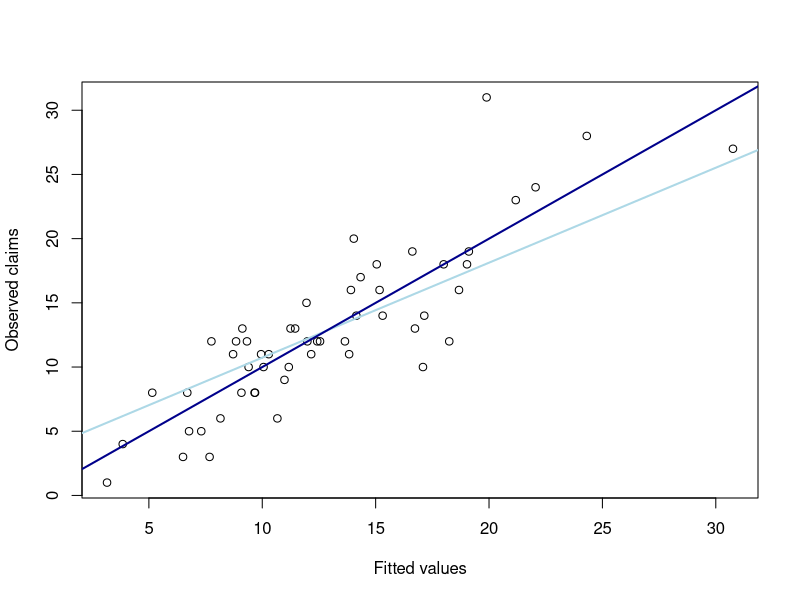

Recreate this plot in R.
## ---- eval=FALSE---------------------------------------------------------
## n <- scan(n = 54)
## 1  8 10  8  5 11 14 12 11 10  5 12 13 12 15 13 12 24
## 12 11  6  8 16 19 28 11 14  4 12  8 18  3 17  6 11 18
## 12  3 10 18 10 13 12 31 16 16 13 14  8 19 20  9 23 27
## 
## expo <- scan(n = 54) * 7
## 10 22 30 11 15 20 25 25 23 28 19 22 19 21 19 16 18 29
## 25 18 20 13 26 21 27 14 16 11 23 26 29 13 26 13 17 27
## 20 18 20 29 27 24 23 26 18 25 17 29 11 24 16 11 22 29
## 
## n
## expo

## ---- echo=FALSE---------------------------------------------------------
n <- scan(textConnection("
1  8 10  8  5 11 14 12 11 10  5 12 13 12 15 13 12 24
12 11  6  8 16 19 28 11 14  4 12  8 18  3 17  6 11 18
12  3 10 18 10 13 12 31 16 16 13 14  8 19 20  9 23 27"));

expo <- scan(textConnection(" 
10 22 30 11 15 20 25 25 23 28 19 22 19 21 19 16 18 29
25 18 20 13 26 21 27 14 16 11 23 26 29 13 26 13 17 27
20 18 20 29 27 24 23 26 18 25 17 29 11 24 16 11 22 29")) * 7;

n
expo

## ------------------------------------------------------------------------
sex <- as.factor(rep(1:2, each=27, len=54))
region <- as.factor(rep(1:3, each=9, len=54))
type <- as.factor(rep(1:3, each=3, len=54))
job <- as.factor(rep(1:3, each=1, len=54))
sex
region
type
job

## ------------------------------------------------------------------------
g1 <- glm(n ~ sex + region + type + job + offset(log(expo)), fam = poisson(link = log))

## ------------------------------------------------------------------------
summary(g1)

## ------------------------------------------------------------------------
names(g1)
g1$coef

## ------------------------------------------------------------------------
g1$fitted.values
g1$linear.predictors

plot(g1$fitted.values, n, xlab = "Fitted values", ylab = "Observed claims")
abline(lm(g1$fitted ~ n), col="light blue", lwd=2)
abline(0, 1, col = "dark blue", lwd=2)

## ------------------------------------------------------------------------
AIC(g1)

## ---- warning=FALSE, message=FALSE---------------------------------------
g2 <- glm(n/expo ~ sex+region+type+job,fam=poisson(link=log))
summary(g2)

## ---- warning=FALSE, message=FALSE---------------------------------------
g3 <- glm(n/expo ~ sex+region+type+job,weights=expo,fam=poisson(link=log))
summary(g3)

## ------------------------------------------------------------------------
g1 <- glm(n ~ 1 + region + type + job, poisson, offset = log(expo))
anova(g1, test="Chisq")

## ------------------------------------------------------------------------
# p-value for region
1 - pchisq(21.597, 2)
# or
pchisq(21.597, 2, lower.tail = FALSE)

## ----eval=FALSE----------------------------------------------------------
## anova(g1,test="Chisq")

## ------------------------------------------------------------------------
# what if we use 'F' instead of 'Chisq'?
anova(g1,test="F") 
# not appropriate for regular Poisson regression, see Warning message in the console!

## ------------------------------------------------------------------------
# Warning message:
# In anova.glm(g1, test = "F") :
#   using F test with a 'poisson' family is inappropriate

## ------------------------------------------------------------------------
(21.597/2)/1

## ------------------------------------------------------------------------
# construct an analysis-of-deviance table
g1 <- glm(n ~ 1, poisson , offset=log(expo))
g2 <- glm(n ~ sex, poisson , offset=log(expo))
g3 <- glm(n ~ sex+region, poisson, offset=log(expo))
g4 <- glm(n ~ sex+region+sex:region, poisson, offset=log(expo))
g5 <- glm(n ~ type, poisson, offset=log(expo))
g6 <- glm(n ~ region, poisson, offset=log(expo))
g7 <- glm(n ~ region+type, poisson, offset=log(expo))
g8 <- glm(n ~ region+type+region:type, poisson, offset=log(expo))
g9 <- glm(n ~ region+type+job, poisson, offset=log(expo))
g10 <- glm(n ~ region+type+sex, poisson, offset=log(expo))

## ------------------------------------------------------------------------
summary(g8)
g8$deviance

## ------------------------------------------------------------------------
anova(g1, g2, test = "Chisq")

## ------------------------------------------------------------------------
anova(g7, g8, test = "Chisq")

## ------------------------------------------------------------------------
g.poi <- glm(n ~ 1 + region + type, poisson, offset = log(expo))
summary(g.poi)

g.quasi <- glm(n ~ 1 + region + type, quasipoisson, offset = log(expo))
summary(g.quasi)

## ------------------------------------------------------------------------
# dispersion parameter in g is estimated as follows
phi <- sum(residuals(g.poi, "pearson")^2)/g.poi$df.residual
phi

## ------------------------------------------------------------------------
anova(g.quasi, test = "F")

## ------------------------------------------------------------------------
F <- (21.597/2)/phi
F

## ------------------------------------------------------------------------
pf(F, 2, 49, lower.tail = FALSE)

## ------------------------------------------------------------------------
# install.packages("MASS")
library(MASS)
g.nb <- glm.nb(n ~ 1+region+sex+offset(log(expo)))
summary(g.nb)

